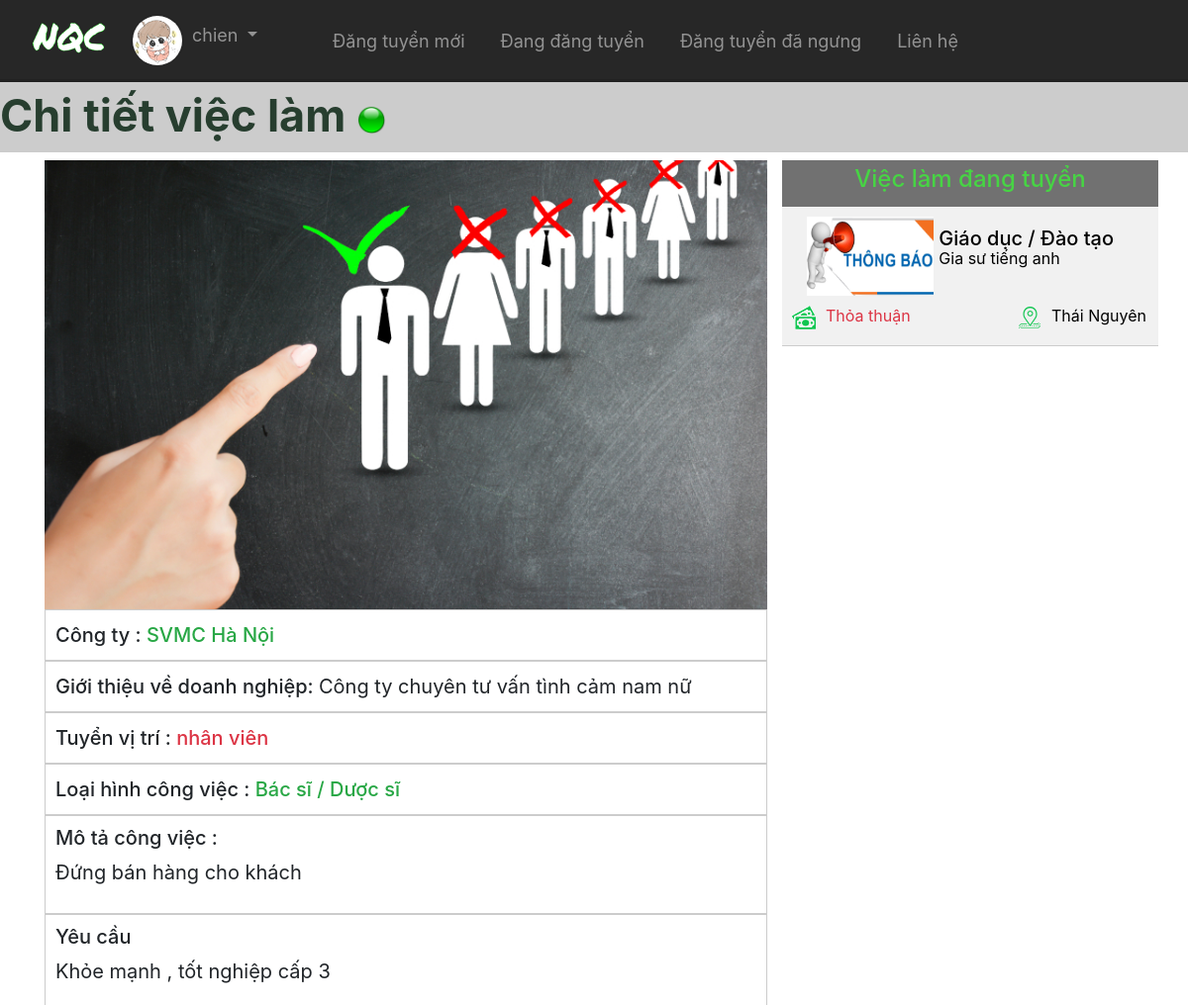
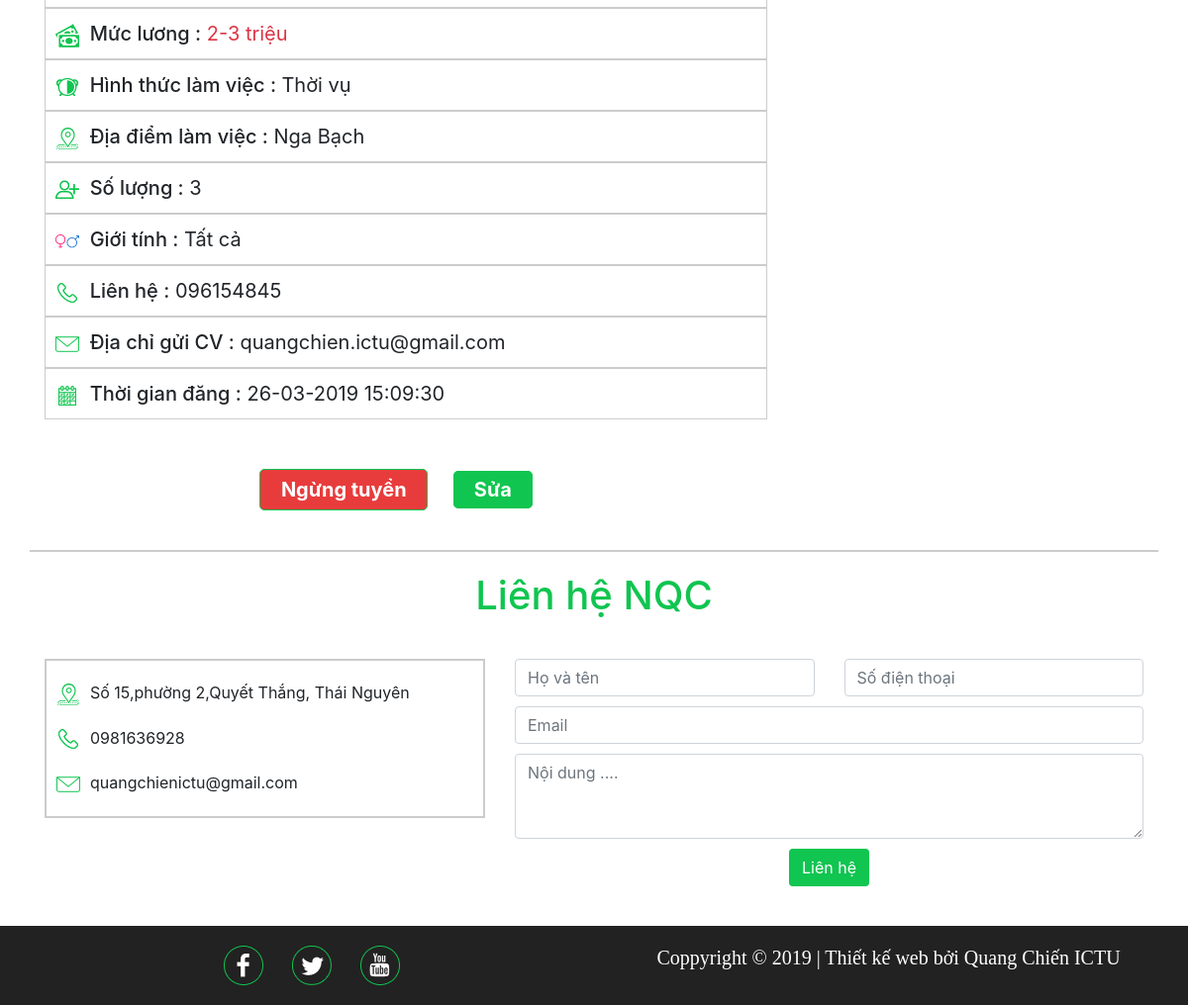
Screenshot of /?controller=job&action=dangtuyen&id=1 (signed in) with the database file from the repository (2 pictures, top to bottom).
### tables this page shows
CREATE TABLE `tuyen_dung` (
  `id` int(11) NOT NULL,
  `username` varchar(200) NOT NULL,
  `hinhanh` varchar(200) NOT NULL,
  `diadiem` varchar(200) NOT NULL,
  `ma_tinh` int(11) NOT NULL,
  `ma_nghe_nghiep` varchar(200) NOT NULL,
  `vi_tri` varchar(200) NOT NULL,
  `mota` text,
  `yeucau` text,
  `mucluong` varchar(200) NOT NULL,
  `hinh_thuc` varchar(200) NOT NULL,
  `gioitinh` varchar(11) NOT NULL,
  `soluong` int(11) NOT NULL,
  `sdt_cv` varchar(200) NOT NULL,
  `email_cv` varchar(200) NOT NULL,
  `trangthai` varchar(200) NOT NULL,
  `thoi_gian_dang` timestamp NULL DEFAULT CURRENT_TIMESTAMP
);

CREATE TABLE `doanhnghiep` (
  `id` int(11) NOT NULL,
  `username` varchar(200) NOT NULL,
  `ten` varchar(200) NOT NULL,
  `anh` varchar(200) NOT NULL,
  `gioithieu` text NOT NULL,
  `diachi` varchar(200) NOT NULL,
  `email` varchar(200) NOT NULL,
  `sdt` varchar(50) NOT NULL
);

CREATE TABLE `nghe_nghiep` (
  `id` int(11) NOT NULL,
  `ma_nghe` varchar(200) NOT NULL,
  `ten_nghe` varchar(200) NOT NULL
);

CREATE TABLE `tinh` (
  `id` int(11) NOT NULL,
  `tenTinh` varchar(200) NOT NULL
);

### models/db.php (called while the page is built, shortened)
<?php
	 class db{
		private $host ='localhost';
		private $user ='root';
		private $pass = '';
		private $database = 'tim_viec_lam';
		public function connect(){
			$this->conn = new mysqli($this->host,$this->user,$this->pass,$this->database);
			if(!$this->conn){
				die;
			}else
			mysqli_set_charset($this->conn,'utf8');
			return $this->conn;
		}
	}
 ?>

### control/master_control.php (called while the page is built, shortened)
<?php
include"models/master_model.php";
class master_control{
	public function slect_tuyendung_by_id($id,$trangthai){
		$u = new master_model();
		$data= $u->slect_tuyendung_by_id($id,$trangthai);
		return $data;
	}
	public function select_tuyendung_by_user_notID($user,$id,$trangthai){
		$u = new master_model();
		$data= $u->select_tuyendung_by_user_notID($user,$id,$trangthai);
		return $data;
	}
}
?>

### models/master_model.php (called while the page is built, shortened)
<?php
	include "db.php";
	class master_model extends db
	{
		public function slect_tuyendung_by_id($id,$trangthai){
			$sql ="SELECT tuyen_dung.*,tinh.tenTinh,nghe_nghiep.ten_nghe,doanhnghiep.gioithieu,doanhnghiep.username,doanhnghiep.anh,doanhnghiep.ten,doanhnghiep.diachi,doanhnghiep.email,doanhnghiep.sdt FROM `tuyen_dung`,tinh,nghe_nghiep,taikhoan ,doanhnghiep WHERE ma_tinh = tinh.id AND tuyen_dung.username = taikhoan.username AND tuyen_dung.ma_nghe_nghiep = nghe_nghiep.ma_nghe AND tuyen_dung.username = doanhnghiep.username AND tuyen_dung.trangthai ='$trangthai' AND tuyen_dung.id = $id";
				$data = $this->connect()->query($sql);
					return $data;
		}
			public function select_tuyendung_by_user_notID($user,$id,$trangthai){
				$sql= "SELECT tuyen_dung.*,tinh.tenTinh,nghe_nghiep.ten_nghe,doanhnghiep.username,doanhnghiep.anh,doanhnghiep.ten,doanhnghiep.diachi,doanhnghiep.email,doanhnghiep.sdt FROM `tuyen_dung`,tinh,nghe_nghiep,taikhoan ,doanhnghiep WHERE ma_tinh = tinh.id AND tuyen_dung.username = taikhoan.username AND tuyen_dung.ma_nghe_nghiep = nghe_nghiep.ma_nghe AND tuyen_dung.username = doanhnghiep.username AND tuyen_dung.trangthai ='$trangthai' AND tuyen_dung.username ='$user'AND tuyen_dung.id !=$id LIMIT 8"  ;
				$data = $this->connect()->query($sql);
					return $data;
			}
	}
 ?>

### views/pages/chitietvieclam.php (the view, shortened to what this page needs)
<div style="height: 90px;">
</div>
<div class="title_chitiet">
	<h3>Chi tiết việc làm <img src="upload/<?php $ac=$_GET['action']; if($ac=='dangtuyen') echo 'on.png';else echo 'off.png'?>" ></h3>
</div>
<div class="container vieclam">
	<div class="row ">
		<div class="col-12 col-sm-12 col-md-12 col-lg-8 container_chitiet">
			<div class="col-12">
				<img src="upload/<?=$row['hinhanh']?>" width="100%" height="">
			</div>
			<div class="col-12 display">
				<h5>Công ty : </h5><h5 class="text-success"><?php if($row['ten']=='') echo "( Chưa cập nhật  )";else echo $row['ten'];?></h5>
			</div>
			<div class="col-12 display">
				<h5>Giới thiệu về doanh nghiệp: </h5>
				<p><?php if($row['gioithieu']=='') echo "( Chưa cập nhật  )";else echo $row['gioithieu'];?></p>
			</div>
			<div class="col-12 display">
				<h5>Tuyển vị trí : </h5><h5 class="text-danger">	<?=$row['vi_tri']?></h5>
			</div>
			<div class="col-12 display">
				<h5>Loại hình công việc : </h5><h5 class="text-success"><?=$row['ten_nghe']?></h5>
			</div>
			<div class="col-12 no_display">
				<h5>Mô tả công việc : </h5>
				<p><?=$row['mota']?></p>
			</div>
			<div class="col-12">
				<h5>Yêu cầu</h5>
				<p><?=$row['yeucau']?></p>
			</div>
			<div class="col-12 display">
				<img src="public/img/phucap.png">
				<h5>Mức lương :</h5>
				<p class="text-danger"><?=$row['mucluong']?></p>
			</div>
			<div class="col-12 display">
				<img src="public/img/ht.png">
				<h5>Hình thức làm việc : </h5>
				<?php if($row['hinh_thuc']=='fulltime')
				{
					$hinhthuc ="Toàn thời gian";
				}else if($row['hinh_thuc']=='parttime'){$hinhthuc ="Bán thời gian";}else $hinhthuc ="Thời vụ";
				 ?>
				<p><?=$hinhthuc?></p>
			</div>
			<div class="col-12 display">
				<img src="public/img/dc.png">
				<h5>Địa điểm làm việc :</h5>
				<p><?=$row['diadiem']?></p>
			</div>
			<div class="col-12 display">
				<img src="public/img/sl.png">
				<h5>Số lượng :</h5>
				<p><?=$row['soluong']?></p>
			</div>
			<div class="col-12 display">
				<img src="public/img/namnu.png">
				<h5>Giới tính :</h5>
				<p><?=$row['gioitinh']?></p>
			</div>
			<div class="col-12 display">
				<img src="public/img/phone.png">
				<h5>Liên hệ :</h5>
				<p><?=$row['sdt_cv']?></p>
			</div>
			<div class="col-12 display">
				<img src="public/img/mail.png">
				<h5>Địa chỉ gửi CV :</h5>
				<p><?=$row['email_cv']?></p>
			</div>
			<div class="col-12 display">
				<img src="public/img/ngay.png">
				<h5>Thời gian đăng :</h5>
				<p><?=date("d-m-Y H:i:s", strtotime($row['thoi_gian_dang']))?></p>
			</div>
			<div class="row input">
					<div class="col-12 text-center">
								<form method="POST">
						<?php  $ac=$_GET['action']; if($ac=='dangtuyen'){echo "<input  id='ngung' type='submit' name='submit' value ='Ngừng tuyển'>";}else echo "<input  id='luu' type='submit' name='submit' value ='Đăng tuyển lại'>" ;?>
						<a id="btn_sua" href="?controller=job&action=sua&id=<?=$row['id']?>" id="a_huy">Sửa</a>
						</form>
					</div>
			</div>
		</div>
		<div class="col-12 col-sm-12 col-md-12 col-lg-4 ">
			<div class="row">
				<div class="col-12 col-sm-12 col-md-6 col-lg-12">
					<div class="row viec_lien_quan">
						<div class="col-12 ">
							<?php if($_GET['action']=='dangtuyen') echo "<h4>Việc làm đang tuyển</h4>";else echo "<h4>Việc làm đã ngưng tuyển</h4>"; ?>
						</div>
						<?php 	while ($rows = $data2->fetch_assoc()) {
							?>
							<div class="col-12 backgroud">
								<?php $ac = $_GET['action']; ?>
								<a href="?controller=job&action=<?=$ac?>&id=<?=$rows['id']?>">
									<div class="row viec_lam">
										<div class="col-5">
											<img src="upload/<?=$rows['hinhanh']?>" width="100%" height="80px;">
										</div>
										<div class="col-7">
											<h5><?=$rows['ten_nghe']?></h5>
											<p><?=$rows['vi_tri']?></p>
										</div>
										<div class="col-12">
											<div class="row">
												<div style="width: 60%;">
													<p class="text-danger"><img src="public/img/phucap.png"><?=$rows['mucluong']?></p>
												</div>
												<div  style="">
													<p><img src="public/img/dc.png"><?=$rows['tenTinh']?></p>
												</div>
											</div>
										</div>
									</div>
								</a>
							</div>
						<?php } ?>
					</div>
				</div>
			</div>
		</div>
	</div>
</div>
<div class="container lienhe" id="contact"">
	<div class="col-12">
		<h2>Liên hệ NQC</h2>
	</div>
	<div class="row">
		<div class=" col-12 col-sm-12 col-md-5 col-lg-5">
			<div class="info_lienhe">
				<div class="map">
					<img src="public/img/dc.png"><span>Số 15,phường 2,Quyết Thắng, Thái Nguyên</span>
				</div>
				<div class="phone">
					<img src="public/img/phone.png"><span>0981636928</span>
				</div>
				<div class="email">
					<img src="public/img/ms.png"><span>quangchienictu@gmail.com</span>
				</div>
			</div>
		</div>
		<div class="col-12 col-sm-12 col-md-7 col-lg-7">
			<form method="POST">
				<div class="row">
					<div class="col-12 col-sm-12 col-md-6 col-lg-6">
						<input type="text" class="form-control" id="formGroupExampleInput" name="ten" placeholder="Họ và tên">
					</div>
					<div class="col-12 col-sm-12 col-md-6 col-lg-6">
						<input type="text" class="form-control" id="formGroupExampleInput" name="sdt" placeholder="Số điện thoại">
					</div>
				</div>
				<div class="row">
					<div class="col-12">
						<input type="email" class="form-control" name="email" id="formGroupExampleInput" placeholder="Email">
					</div>
				</div>
				<div class="row">
					<div class="col-12">
						<textarea class="form-control" name="noidung" id="exampleFormControlTextarea3" rows="3" placeholder="Nội dung ...."></textarea>
					</div>
					<div class="col-12">
						<input class="btn" type="submit" name="lienhe" value="Liên hệ">
					</div>
				</div>
			</form>
		</div>
	</div>
</div>

### public/css/index.css (style rules this page uses)
body { transition: 0.25s; }
.lienhe { border-top: 2px solid #ccc; }
.info_lienhe { border: 2px solid #ccc; }
.lienhe .map,.email,.phone { margin-top: 20px; }
.lienhe .email { margin-bottom: 20px; }
.lienhe img { margin:0px 10px; }
.lienhe h2 { color: #10c550; text-align: center; margin-top: 20px; font-size: 40px; margin-bottom: 40px; }
.lienhe input { margin-bottom: 10px; }
.lienhe textarea { width: 100%; margin-bottom: 10px; }
.lienhe .btn { background: #10c550; color: white; display: table; margin: 0 auto; }
#btn_sua { color: white; background-color: #10c550; border: 1px solid #10c550; border-radius: 5px; font-weight: bold; padding: 6px 20px; margin: 0px 20px; text-decoration: none; cursor: pointer; }

### public/css/chitietvieclam.css (style rules this page uses)
.title_chitiet h3 { color: #273e2f; font-weight: bold; font-size: 45px; background-color: #ccc; padding: 10px 0px; margin-top: -10px; }
.title_chitiet img { width: 30px; }
.container_chitiet { font-size: 20px; }
.container_chitiet .display h5,.display p { display: inline; }
.container_chitiet .display h5 { width: 30%; }
.container_chitiet .col-12 { border: 1px solid #ccc; padding: 10px; }
.container_chitiet .col-12 img { margin-right: 5px; }
.container_chitiet .col-12:first-child { border: none !important; padding: 0 !important; }
.viec_lien_quan .backgroud { border-bottom: 1px solid #ccc; }
.viec_lien_quan { background-color: #f1f1f1; }
.viec_lien_quan a { text-decoration: none; color: black; }
.viec_lien_quan .col-12:first-child { color: #47d444; text-align: center; background: #717171; padding: 5px 0px; }
.viec_lien_quan .col-7 { padding: 10px 0px; }
.viec_lam { line-height: 0px; margin-top: 10px; }
.viec_lam .col-12 { margin-top: 10px; }
.viec_lien_quan img { margin-right: 10px; margin-left: 10px; }
.lienhe { margin-top: 40px; }
.vieclam .input { margin-top: 50px; }
.vieclam .input input { width: 170px; border:none; border-radius: 5px; padding: 5px 0px; font-weight: bold; }
.vieclam .input input#ngung { background: #e83c3c; color: white; border: 1px solid #10c550; }

### rows the page displays
tuyen_dung: hinhanh (picture), doanhnghiep.ten "SVMC Hà Nội", doanhnghiep.gioithieu "Công ty chuyên tư vấn tình cảm nam nữ", vi_tri "nhân viên", nghe_nghiep.ten_nghe "Bác sĩ / Dược sĩ", mota "Đứng bán hàng cho khách", yeucau "Khỏe mạnh , tốt nghiệp cấp 3", mucluong "2-3 triệu", hinh_thuc "Thời vụ", diadiem "Nga Bạch", soluong "3", gioitinh "Tất cả", sdt_cv "096154845", email_cv "quangchien.ictu@gmail.com", thoi_gian_dang "26-03-2019 15:09:30"
tuyen_dung: hinhanh (picture), nghe_nghiep.ten_nghe "Giáo dục / Đào tạo", vi_tri "Gia sư tiếng anh", mucluong "Thỏa thuận", tinh.tenTinh "Thái Nguyên"

### other values shown
$_SESSION["user"] "chien"
